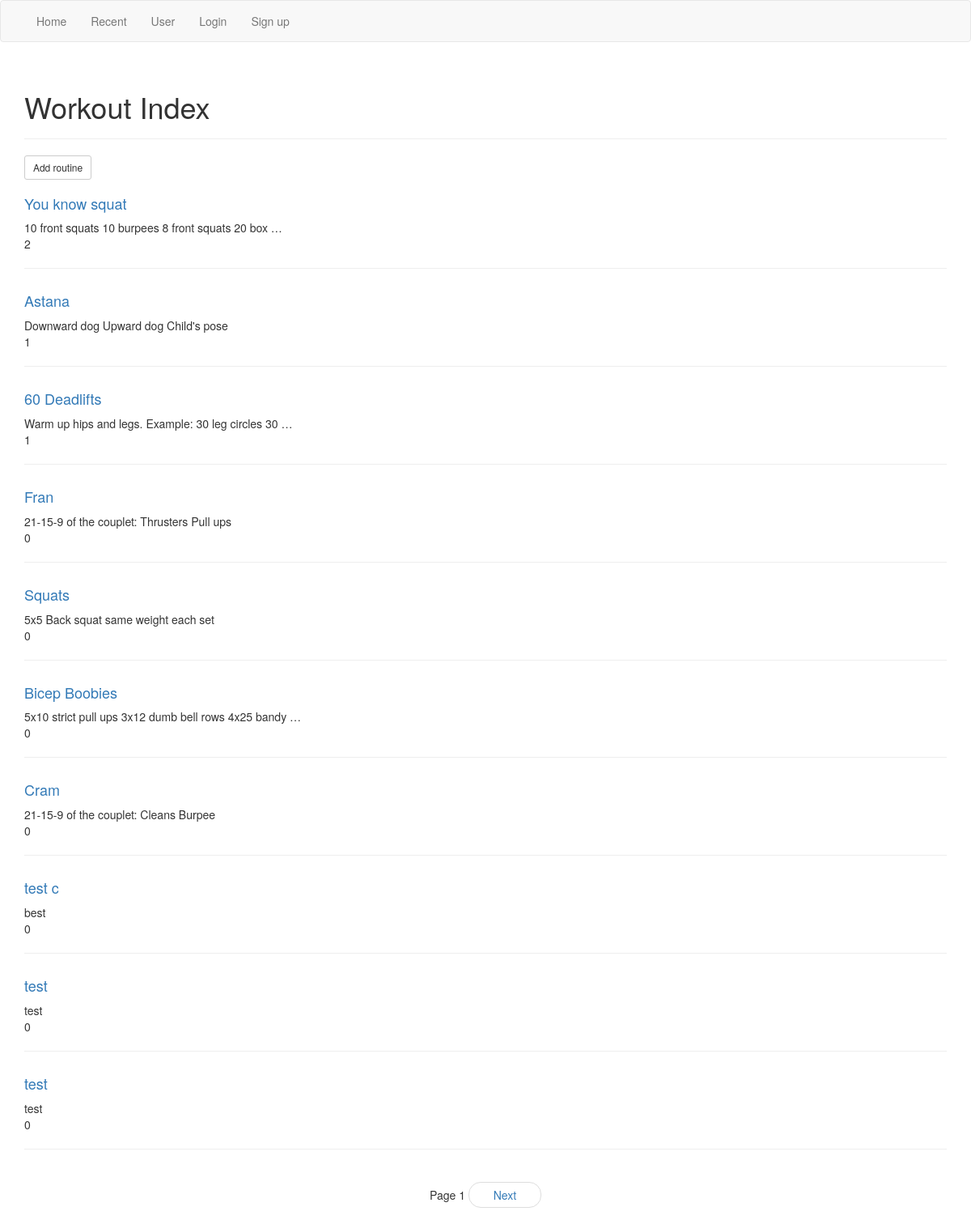
The page / on the database its author committed.
### workouts/models.py (models this page shows)
class Routine(models.Model):
  routine_title = models.CharField(max_length=70)
  routine_text = models.TextField()
  pub_date = models.DateTimeField('date published', default=timezone.now)
  created_by = models.ForeignKey(settings.AUTH_USER_MODEL, related_name="created_by")
  modify_date = models.DateTimeField('date modified', null=True)
  modified_by = models.ForeignKey(settings.AUTH_USER_MODEL, null=True, related_name="modified_by")
  likes = models.IntegerField(default=0)
  def __str__(self):
    return self.routine_title

### workouts/views.py (the view)
# urls.py: url(r'^$', workouts.views.index, name='index'),
def index(request):
  RESULTS_PER_PAGE = 10
  if request.method == 'GET':
    s = request.GET.get('start', 0)
    tags = request.GET.get('tags', None)
    sort = request.GET.get('sort', '-likes')
    if valid_digit(s):
      s = int(s)
    if tags:
      routine_list = Routine.objects.filter(tag__tag_text=tags).order_by(sort)[s:s + RESULTS_PER_PAGE]
      results_remaining = Routine.objects.filter(tag__tag_text=tags).order_by(sort)[s + RESULTS_PER_PAGE:].exists()
    else:
      routine_list = Routine.objects.order_by(sort)[s:s + RESULTS_PER_PAGE]
      results_remaining = Routine.objects.order_by(sort)[s + RESULTS_PER_PAGE:].exists()
    current_page = get_page_num(s)
    params = {'list': routine_list, 'current_page': current_page, 'tags': tags, 'sort': sort}
    if results_remaining:
      next_start = s + RESULTS_PER_PAGE
      params['next_start'] = next_start
      params['next_page'] = get_page_num(next_start)
    prev_start = s - RESULTS_PER_PAGE
    if prev_start >= 0:
      params['prev_start'] = prev_start
      params['prev_page'] = max(get_page_num(prev_start), 1)
    print (params)
    return render(request, 'workouts/index.html', params)

### workouts/utils.py (called while the page is built)
def valid_digit(num):
  return num and DIGIT_RE.match(num)

def get_page_num(start, results_per_page=10):
  return int(start / results_per_page) + 1

### workouts/templates/workouts/index.html (shortened to what this page needs)
{% extends "./base.html" %}
{% block content %}
<div class="page-header"><h1>{% block title %}Workout Index{% endblock %}</h1></div>
<p><a class="btn btn-sm btn-default" href="{% url 'workouts:add_routine' %}">Add routine</a></p>
{% if list %}
  {% for entry in list %}
    <div class="row">
      <div class="col-xs-18 col-sm-12">
        <h4><a href="{% url 'workouts:detail' entry.id %}">{{ entry.routine_title }}</a></h4>
        <div>{{ entry.routine_text|truncatewords:10 }}</div>
        <span>{{ entry.likes }}</span>
        <hr>
      </div>
    </div>
  {% endfor %}
  <nav>
    <ul class="pager">
      <li>Page {{ current_page }}</li>
      {% if next_page %}
        <li><a href="{% url 'workouts:index' %}?start={{ next_start }}{% if tags %}&tags={{ tags }}{% endif %}{% if sort %}&sort={{ sort }}{% endif %}">Next</a></li>
      {% endif %}
    </ul>
  </nav>
{% else %}
    <p>No routines are available.</p>
{% endif %}
{% endblock content %}

### workouts/static/workouts/css/style.css (style rules this page uses)
.pager > li > a { width: 90px; display: inline-block; padding: 5px 14px; background-color: #fff; border: 1px solid #ddd; border-radius: 15px; }

### rows shown on the page
Routine: routine_title "You know squat", routine_text "10 front squats 10 burpees 8 front squats 20 box …", likes "2"
Routine: routine_title "Astana", routine_text "Downward dog Upward dog Child's pose", likes "1"
Routine: routine_title "60 Deadlifts", routine_text "Warm up hips and legs. Example: 30 leg circles 30 …", likes "1"
Routine: routine_title "Fran", routine_text "21-15-9 of the couplet: Thrusters Pull ups", likes "0"
Routine: routine_title "Squats", routine_text "5x5 Back squat same weight each set", likes "0"
Routine: routine_title "Bicep Boobies", routine_text "5x10 strict pull ups 3x12 dumb bell rows 4x25 bandy …", likes "0"
Routine: routine_title "Cram", routine_text "21-15-9 of the couplet: Cleans Burpee", likes "0"
Routine: routine_title "test c", routine_text "best", likes "0"
Routine: routine_title "test", routine_text "test", likes "0"
Routine: routine_title "test", routine_text "test", likes "0"

### other values the page prints
{{ current_page }} "1"
